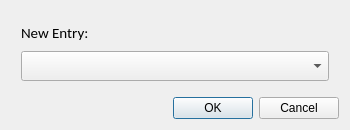
<?xml version="1.0" encoding="UTF-8"?>
<ui version="4.0">
 <class>new_droplist_dialog</class>
 <widget class="QDialog" name="new_droplist_dialog">
  <property name="geometry">
   <rect>
    <x>0</x>
    <y>0</y>
    <width>350</width>
    <height>130</height>
   </rect>
  </property>
  <property name="sizePolicy">
   <sizepolicy hsizetype="Fixed" vsizetype="Fixed">
    <horstretch>0</horstretch>
    <verstretch>0</verstretch>
   </sizepolicy>
  </property>
  <property name="minimumSize">
   <size>
    <width>350</width>
    <height>130</height>
   </size>
  </property>
  <property name="maximumSize">
   <size>
    <width>350</width>
    <height>130</height>
   </size>
  </property>
  <property name="windowTitle">
   <string>Info</string>
  </property>
  <layout class="QVBoxLayout" name="verticalLayout">
   <item>
    <layout class="QVBoxLayout" name="verticalLayout_2">
     <property name="leftMargin">
      <number>10</number>
     </property>
     <property name="topMargin">
      <number>10</number>
     </property>
     <property name="rightMargin">
      <number>10</number>
     </property>
     <property name="bottomMargin">
      <number>10</number>
     </property>
     <item>
      <widget class="QLabel" name="msgboxokcancel_label">
       <property name="sizePolicy">
        <sizepolicy hsizetype="Fixed" vsizetype="Preferred">
         <horstretch>0</horstretch>
         <verstretch>0</verstretch>
        </sizepolicy>
       </property>
       <property name="font">
        <font>
         <family>Calibri</family>
         <pointsize>11</pointsize>
        </font>
       </property>
       <property name="layoutDirection">
        <enum>Qt::LeftToRight</enum>
       </property>
       <property name="frameShape">
        <enum>QFrame::NoFrame</enum>
       </property>
       <property name="text">
        <string>New Entry:</string>
       </property>
       <property name="alignment">
        <set>Qt::AlignLeading|Qt::AlignLeft|Qt::AlignVCenter</set>
       </property>
      </widget>
     </item>
     <item>
      <widget class="QComboBox" name="comboBox">
       <property name="minimumSize">
        <size>
         <width>0</width>
         <height>30</height>
        </size>
       </property>
       <property name="font">
        <font>
         <pointsize>10</pointsize>
        </font>
       </property>
      </widget>
     </item>
    </layout>
   </item>
   <item>
    <widget class="QDialogButtonBox" name="dialogButtonBox">
     <property name="font">
      <font>
       <family>Arial</family>
       <pointsize>9</pointsize>
       <weight>50</weight>
       <bold>false</bold>
      </font>
     </property>
     <property name="orientation">
      <enum>Qt::Horizontal</enum>
     </property>
     <property name="standardButtons">
      <set>QDialogButtonBox::Cancel|QDialogButtonBox::Ok</set>
     </property>
    </widget>
   </item>
  </layout>
 </widget>
 <resources/>
 <connections>
  <connection>
   <sender>dialogButtonBox</sender>
   <signal>accepted()</signal>
   <receiver>new_droplist_dialog</receiver>
   <slot>accept()</slot>
   <hints>
    <hint type="sourcelabel">
     <x>248</x>
     <y>254</y>
    </hint>
    <hint type="destinationlabel">
     <x>157</x>
     <y>274</y>
    </hint>
   </hints>
  </connection>
  <connection>
   <sender>dialogButtonBox</sender>
   <signal>rejected()</signal>
   <receiver>new_droplist_dialog</receiver>
   <slot>reject()</slot>
   <hints>
    <hint type="sourcelabel">
     <x>316</x>
     <y>260</y>
    </hint>
    <hint type="destinationlabel">
     <x>286</x>
     <y>274</y>
    </hint>
   </hints>
  </connection>
 </connections>
</ui>
